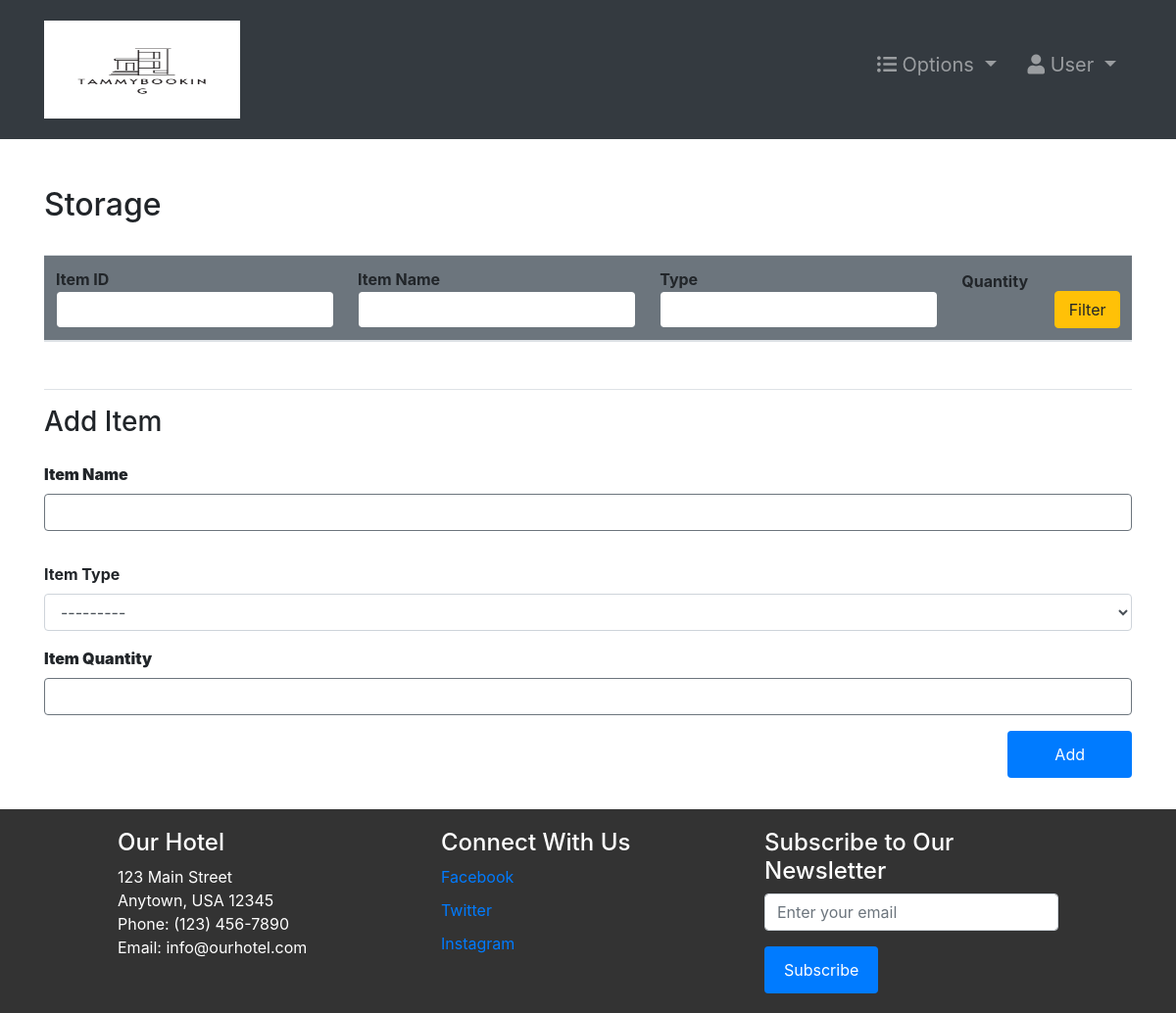
/storage/ (signed in), run on an earlier commit of the app's database.
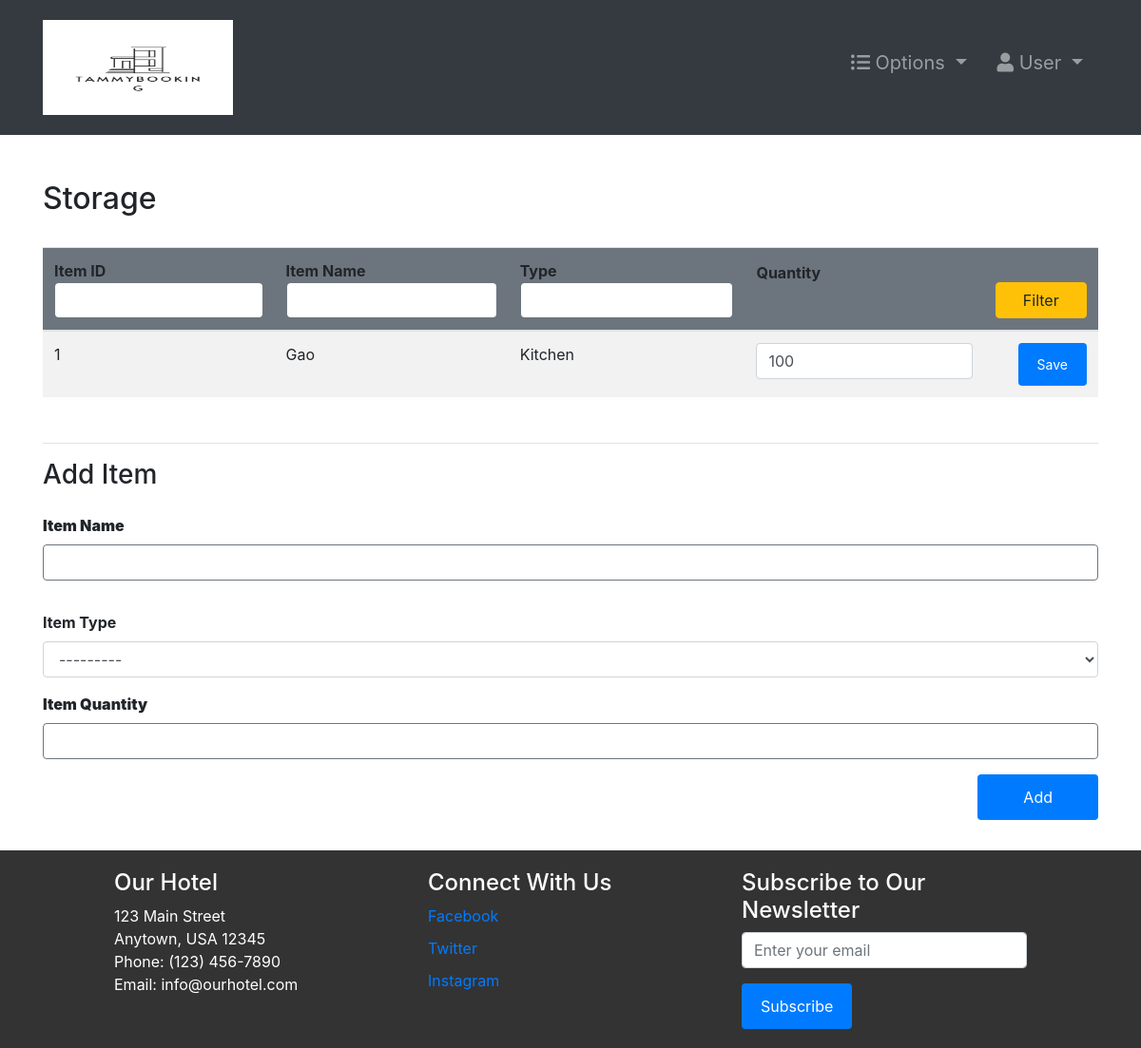
And on a later commit of the database.
### hotel/models.py (models this page shows, shortened)
class Storage(models.Model):
    ITEM_TYPES = (
        ('Kitchen', 'kitchen'),
        ('Cleaning', 'cleaning'),
        ('Electronic', 'Electronic'),
        ('Textile ', 'textile '),
        ('Other', 'other'),
    )
    itemName = models.CharField(max_length=100)
    itemType = models.CharField(max_length=20, choices=ITEM_TYPES)
    quantitiy = models.IntegerField()

### hotel/views.py (the view, shortened to what this page needs)
# urls.py: path('storage/', storage, name="storage"),
@ login_required(login_url='login')
def storage(request):
    role = str(request.user.groups.all()[0])
    path = role + "/"
    storage = Storage.objects.all()
    context = {
        "role": role,
        'storage': storage
    }
    return render(request, path + "storage.html", context)

### Templates/staff/storage.html
{% extends '../index.html' %}
{% block context %}
{% include '../common_pages/storage.html' %}
{% endblock %}

### Templates/common_pages/storage.html (shortened to what this page needs)
<div class="container py-5">
    <div class="table-header row">
        <div class="col-sm-12 col-md-12 col-lg-4 mb-4">
            <h2>Storage</h2>
        </div>
    </div>
    <table class="table table-hover table-striped">
        <thead class="bg-secondary rounded">
            <tr>
                <form action="" method="POST">
                    <th>Item ID <input type="number" name="id" value="{{id}}"
                            class="form-control border border-secondary"></th>
                    <th>Item Name <input type="name" name="name" value="{{name}}"
                            class="form-control border border-secondary"></th>
                    <th>Type <input type="text" name="type" value="{{type}}"
                            class="form-control border border-secondary"></th>
                    <th class="pb-5">Quantity</th>
                    <th colspan="3"><button type="submit" name="filter" class="btn btn-warning w-100">Filter</button>
                    </th>
                </form>
            </tr>
        </thead>
        <tbody>
            {% for s in storage %}
            <tr>
                <td>{{s.id}}</td>
                <td>{{s.itemName}}</td>
                <td>{{s.itemType}}</td>
                <form action="" method="POST">
                    <td><input type="number" step="1" value="{{s.quantitiy}}" name="quantitiy"></td>
                    <td><input type="hidden" step="1" value="{{s.id}}" name="id"></td>
                    <th><button type="submit" class="btn btn-sm btn-primary w-100" name="save">Save</button></th>
                </form>
            </tr>
            {% endfor %}
        </tbody>
    </table>
    <div class="newItem my-5 border-top pt-3">
        <h3>Add Item</h3>
        <form action="" method="POST">
            <div class="form-group pt-3">
                <label for="item_name"><b>Item Name</b></label>
                <input type="text" class="form-control border border-secondary required" id="id_item_name"
                    name="itemName">
            </div>
            <div class="form-group pt-3">
                <label for="exampleFormControlSelect1">Item Type</label>
                <select class="form-control" name="itemType" required="" id="id_item_type">
                    <option value="" selected="">---------</option>
                </select>
            </div>
            <div class="form-group">
                <label for="item-quantity"><b>Item Quantity</b></label>
                <input type="int" class="form-control border border-secondary required" name="quantitiy"
                    id="item-quantity">
            </div>
            <button type="submit" class="btn btn-primary px-5 float-right mb-5" name="add">Add</button>
        </form>
    </div>
</div>

What changed in the data, as far as the page shows it:
added Storage: id "1", itemName "Gao", itemType "Kitchen", quantitiy "100"
